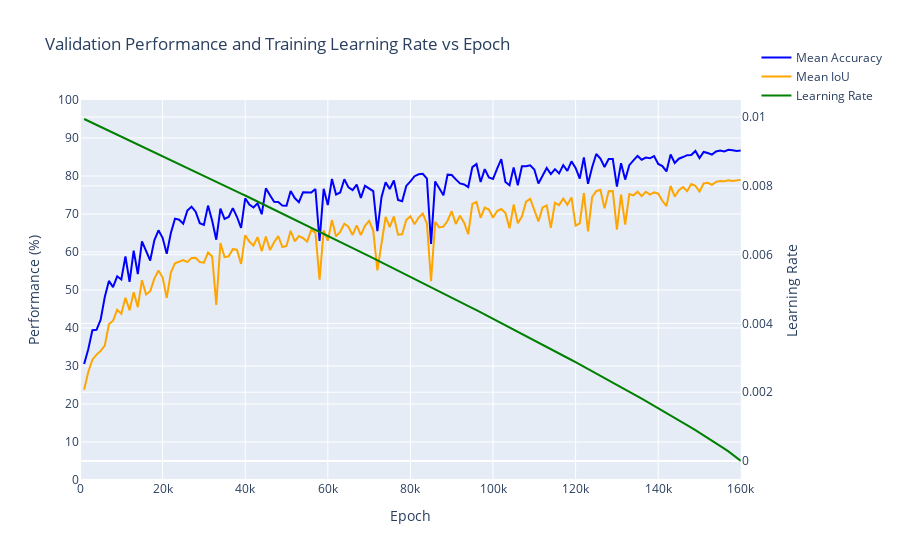

Here is the notebook cell this chart was saved with:
### Code cell
# Ablation 06, SEBNet BaselinePHead SGD, Scratch, Batch Size 6, OHEM Cross Entropy - 78.98 Best mIoU
log_file_path = '/home/robert.breslin/alessandro/paper_2/mmsegmentation/work_dirs/sebnet_baseline-p-head_1xb6_cityscapes/20250825_134022/20250825_134022.log'
epochs, mIoU, mAcc, lrs = parse_log_file(log_file_path)
plot_accuracies_and_lr_interactive(epochs, mAcc, mIoU, lrs, [0,160000])

### Figure 1 — Plotly figure (JSON) as saved in the notebook; plotly's stock layout.template omitted (floating-point values rounded to 4 significant figures; data arrays with more than 128 entries replaced by an {"elided": "..."} marker saying what was removed)
{"data": [{"line": {"color": "blue"}, "name": "Mean Accuracy", "type": "scatter", "x": {"elided": "160 int values"}, "xaxis": "x", "y": {"elided": "160 float values"}, "yaxis": "y"}, {"line": {"color": "orange"}, "name": "Mean IoU", "type": "scatter", "x": {"elided": "160 int values"}, "xaxis": "x", "y": {"elided": "160 float values"}, "yaxis": "y"}, {"line": {"color": "green"}, "name": "Learning Rate", "type": "scatter", "x": {"elided": "160 int values"}, "xaxis": "x", "y": {"elided": "160 float values"}, "yaxis": "y2"}], "layout": {"hovermode": "x unified", "legend": {"x": 1.15, "xanchor": "right", "y": 1.15, "yanchor": "top"}, "title": {"text": "Validation Performance and Training Learning Rate vs Epoch"}, "xaxis": {"anchor": "y", "domain": [0, 0.94], "range": [0, 160000], "title": {"text": "Epoch"}}, "yaxis": {"anchor": "x", "domain": [0, 1], "dtick": 10, "range": [0, 100], "title": {"text": "Performance (%)"}}, "yaxis2": {"anchor": "x", "overlaying": "y", "side": "right", "title": {"text": "Learning Rate"}}}}
